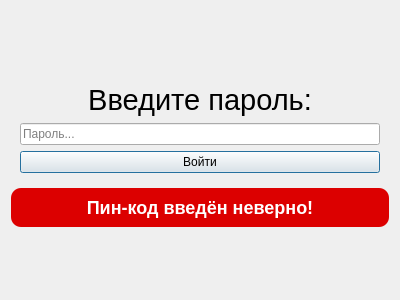
<?xml version="1.0" encoding="UTF-8"?>
<ui version="4.0">
 <class>NewPinDialog</class>
 <widget class="QDialog" name="NewPinDialog">
  <property name="geometry">
   <rect>
    <x>0</x>
    <y>0</y>
    <width>400</width>
    <height>300</height>
   </rect>
  </property>
  <property name="windowTitle">
   <string>PassManager</string>
  </property>
  <layout class="QVBoxLayout" name="verticalLayout_4">
   <item>
    <spacer name="verticalSpacer">
     <property name="orientation">
      <enum>Qt::Orientation::Vertical</enum>
     </property>
     <property name="sizeHint" stdset="0">
      <size>
       <width>20</width>
       <height>49</height>
      </size>
     </property>
    </spacer>
   </item>
   <item>
    <widget class="QWidget" name="contentWidget" native="true">
     <layout class="QVBoxLayout" name="verticalLayout_2">
      <item>
       <layout class="QVBoxLayout" name="verticalLayout_3">
        <item>
         <widget class="QLabel" name="textlabel">
          <property name="font">
           <font>
            <pointsize>28</pointsize>
           </font>
          </property>
          <property name="text">
           <string>&lt;html&gt;&lt;head/&gt;&lt;body&gt;&lt;p align=&quot;center&quot;&gt;&lt;span style=&quot; font-size:22pt;&quot;&gt;Введите пароль:&lt;/span&gt;&lt;/p&gt;&lt;/body&gt;&lt;/html&gt;</string>
          </property>
         </widget>
        </item>
        <item>
         <widget class="QLineEdit" name="pinLineEdit">
          <property name="text">
           <string/>
          </property>
          <property name="echoMode">
           <enum>QLineEdit::EchoMode::Password</enum>
          </property>
          <property name="placeholderText">
           <string>Пароль...</string>
          </property>
         </widget>
        </item>
        <item>
         <widget class="QPushButton" name="unlockButton">
          <property name="text">
           <string>Войти</string>
          </property>
         </widget>
        </item>
       </layout>
      </item>
     </layout>
    </widget>
   </item>
   <item>
    <widget class="QFrame" name="toastframe">
     <property name="enabled">
      <bool>true</bool>
     </property>
     <property name="sizePolicy">
      <sizepolicy hsizetype="Preferred" vsizetype="Fixed">
       <horstretch>0</horstretch>
       <verstretch>0</verstretch>
      </sizepolicy>
     </property>
     <property name="styleSheet">
      <string notr="true">background-color: rgb(220,0,0); border-radius: 10px;</string>
     </property>
     <property name="frameShape">
      <enum>QFrame::Shape::NoFrame</enum>
     </property>
     <property name="frameShadow">
      <enum>QFrame::Shadow::Raised</enum>
     </property>
     <layout class="QVBoxLayout" name="verticalLayout">
      <item>
       <widget class="QLabel" name="toastLabel">
        <property name="styleSheet">
         <string notr="true">color: white; font-size: 18px; font-weight: 600;</string>
        </property>
        <property name="text">
         <string>Пин-код введён неверно!</string>
        </property>
        <property name="alignment">
         <set>Qt::AlignmentFlag::AlignCenter</set>
        </property>
       </widget>
      </item>
     </layout>
    </widget>
   </item>
   <item>
    <spacer name="verticalSpacer_2">
     <property name="orientation">
      <enum>Qt::Orientation::Vertical</enum>
     </property>
     <property name="sizeHint" stdset="0">
      <size>
       <width>20</width>
       <height>48</height>
      </size>
     </property>
    </spacer>
   </item>
  </layout>
  <zorder>verticalSpacer</zorder>
  <zorder>contentWidget</zorder>
  <zorder>verticalSpacer_2</zorder>
  <zorder>verticalSpacer</zorder>
  <zorder>verticalSpacer_2</zorder>
  <zorder>toastframe</zorder>
 </widget>
 <resources/>
 <connections/>
</ui>
